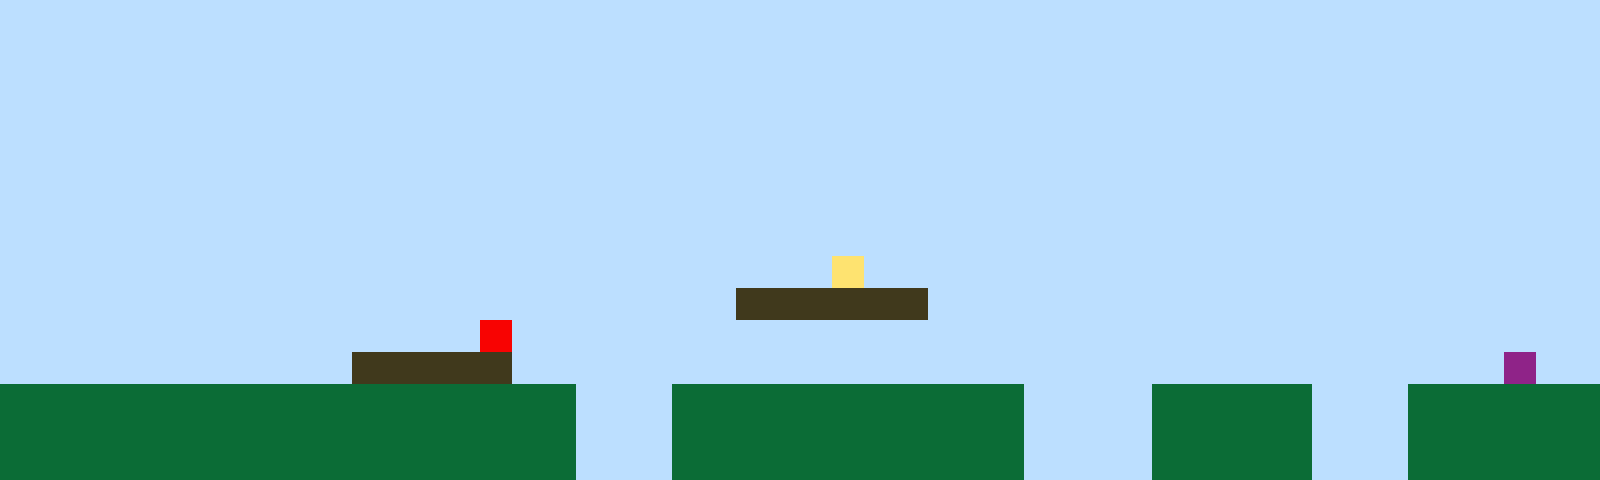

A 2D game scene composited from a Tiled map and its tileset images. What follows is a short description and the map's XML, with every tile layer's data as written:
An orthogonal 50x15 tile map with 32x32 px tiles, 1 tile layer (Tile Layer 1).

<map version="1.10" tiledversion="1.11.2" orientation="orthogonal" renderorder="right-up" width="50" height="15" tilewidth="32" tileheight="32" infinite="0" nextlayerid="2" nextobjectid="1"><editorsettings><export target="map1.csv" format="csv" /></editorsettings><tileset firstgid="1" name="sprites" tilewidth="32" tileheight="32" tilecount="6" columns="3"><image source="sprites.png" width="96" height="64" /></tileset><layer id="1" name="Tile Layer 1" width="50" height="15"><data encoding="csv">1,1,1,1,1,1,1,1,1,1,1,1,1,1,1,1,1,1,1,1,1,1,1,1,1,1,1,1,1,1,1,1,1,1,1,1,1,1,1,1,1,1,1,1,1,1,1,1,1,1,1,1,1,1,1,1,1,1,1,1,1,1,1,1,1,1,1,1,1,1,1,1,1,1,1,1,1,1,1,1,1,1,1,1,1,1,1,1,1,1,1,1,1,1,1,1,1,1,1,1,1,1,1,1,1,1,1,1,1,1,1,1,1,1,1,1,1,1,1,1,1,1,1,1,1,1,1,1,1,1,1,1,1,1,1,1,1,1,1,1,1,1,1,1,1,1,1,1,1,1,1,1,1,1,1,1,1,1,1,1,1,1,1,1,1,1,1,1,1,1,1,1,1,1,1,1,1,1,1,1,1,1,1,1,1,1,1,1,1,1,1,1,1,1,1,1,1,1,1,1,1,1,1,1,1,1,1,1,1,1,1,1,1,1,1,1,1,1,1,1,1,1,1,1,1,1,1,1,1,1,1,1,1,1,1,1,1,1,1,1,1,1,1,1,1,1,1,1,1,1,1,1,1,1,1,1,1,1,1,1,1,1,1,1,1,1,1,1,1,1,1,1,1,1,1,1,1,1,1,1,1,1,1,1,1,1,1,1,1,1,1,1,1,1,1,1,1,1,1,1,1,1,1,1,1,1,1,1,1,1,1,1,1,1,1,1,1,1,1,1,1,1,1,1,1,1,1,1,1,1,1,1,1,1,1,1,1,1,1,1,1,1,1,1,1,1,1,1,1,1,1,1,1,1,1,1,1,1,1,1,1,1,1,1,1,1,1,1,1,1,1,1,1,1,1,1,1,1,1,1,1,1,1,1,1,1,1,1,1,1,1,1,1,1,1,1,1,1,1,1,1,1,1,1,1,1,1,1,1,1,1,1,1,1,1,1,1,1,1,1,1,1,1,1,1,1,4,1,1,1,1,1,1,1,1,1,1,1,1,1,1,1,1,1,1,1,1,1,1,1,1,1,1,1,1,1,1,1,1,1,1,1,1,1,1,1,1,1,1,1,1,1,1,3,3,3,3,3,3,1,1,1,1,1,1,1,1,1,1,1,1,1,1,1,1,1,1,1,1,1,1,1,1,1,1,1,1,1,1,1,1,1,1,1,1,5,1,1,1,1,1,1,1,1,1,1,1,1,1,1,1,1,1,1,1,1,1,1,1,1,1,1,1,1,1,1,1,1,1,1,1,1,1,1,1,1,1,1,1,1,1,3,3,3,3,3,1,1,1,1,1,1,1,1,1,1,1,1,1,1,1,1,1,1,1,1,1,1,1,1,1,1,1,1,1,1,1,6,1,1,2,2,2,2,2,2,2,2,2,2,2,2,2,2,2,2,2,2,1,1,1,2,2,2,2,2,2,2,2,2,2,2,1,1,1,1,2,2,2,2,2,1,1,1,2,2,2,2,2,2,2,2,2,2,2,2,2,2,2,2,2,2,2,2,2,2,2,2,1,1,1,2,2,2,2,2,2,2,2,2,2,2,1,1,1,1,2,2,2,2,2,1,1,1,2,2,2,2,2,2,2,2,2,2,2,2,2,2,2,2,2,2,2,2,2,2,2,2,1,1,1,2,2,2,2,2,2,2,2,2,2,2,1,1,1,1,2,2,2,2,2,1,1,1,2,2,2,2,2,2</data></layer></map>
